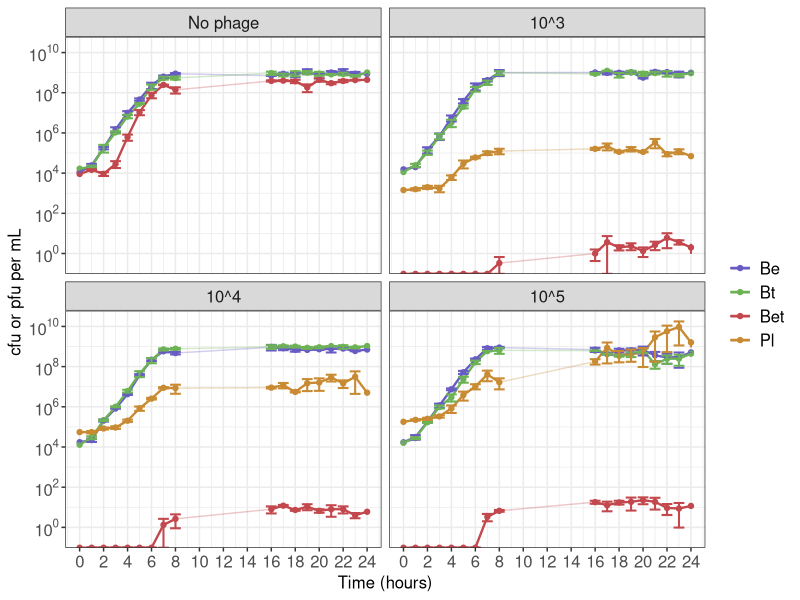
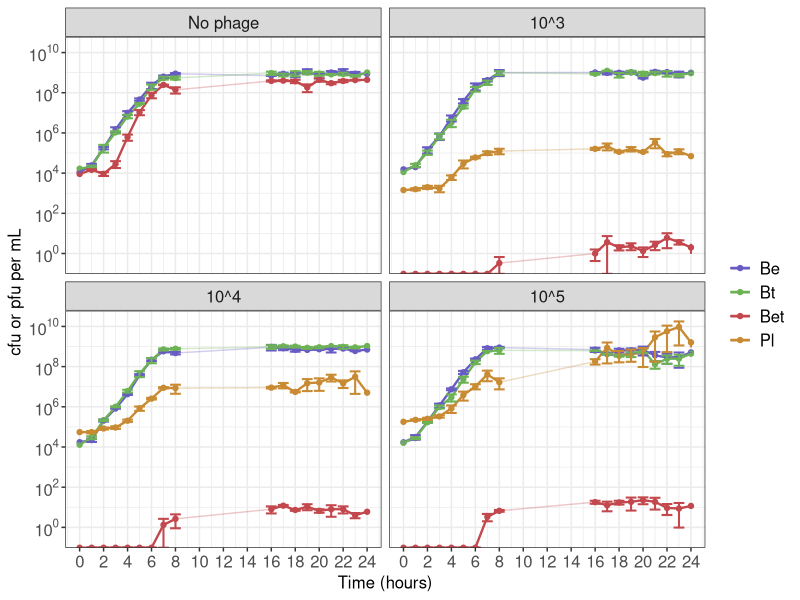

Recreate these plots in R, in order.

library(ggplot2)
library(scales)
library(dplyr)

"#8d57bf"
"#aca549"
"#944d61"
"#79a097"

data = read.csv(here::here("Lab", "Triculture", "summary.csv"))
data3 = read.csv(here::here("Lab", "Transduction", "summary_10_3.csv"))
data4 = read.csv(here::here("Lab", "Transduction", "summary_10_4.csv"))
data5 = read.csv(here::here("Lab", "Transduction", "summary_10_5.csv"))

data$Type = "No phage"
data3$Type = "10^3"
data4$Type = "10^4"
data5$Type = "10^5"

data_all = rbind(data, data3, data4, data5) %>%
  filter(Bacteria != "Total") %>%
  mutate(Bacteria=replace(Bacteria, Bacteria=="EryR", "Be")) %>%
  mutate(Bacteria=replace(Bacteria, Bacteria=="TetR", "Bt")) %>%
  mutate(Bacteria=replace(Bacteria, Bacteria=="DRP", "Bet")) %>%
  mutate(Bacteria=replace(Bacteria, Bacteria=="P", "Pl"))
  
data_all$Type = as.factor(data_all$Type)
data_all$Type = factor(data_all$Type, levels(data_all$Type)[c(4,1,2,3)])
data_all$Bacteria = as.factor(data_all$Bacteria)
data_all$Bacteria = factor(data_all$Bacteria, levels(data_all$Bacteria)[c(1,3,2,4)])


ggplot(data_all, aes(x=Time, y=Mean, colour=Bacteria))+
  geom_point(size = 1.5)+
  geom_line(alpha=0.3)+
  geom_line(data = data_all %>% filter(Time < 9), size = 0.8) +
  geom_line(data = data_all %>% filter(Time > 15), size = 0.8) +
  geom_errorbar(aes(x=Time, ymin=se_min, ymax=se_max), size = 0.7) +
  scale_x_continuous(limits=c(0,max(data$Time)), breaks=seq(0,max(data$Time),2))+
  scale_y_continuous(trans=log10_trans(),
                     breaks=trans_breaks("log10", function(x) 10^x),
                     labels=trans_format("log10", math_format(10^.x)))+
  labs(y = "cfu or pfu per mL", x = "Time (hours)", colour = "")+
  theme_bw() +
  facet_wrap(~Type) +
  scale_colour_manual(values=c("#685cc4","#6db356","#c2484d","#c88a33")) +
  theme(axis.text.x = element_text(size=12),
        axis.title.x = element_text(size=12),
        axis.text.y = element_text(size=12),
        axis.title.y = element_text(size=12),
        legend.text = element_text(size=12),
        strip.text.x = element_text(size=12))


ggsave("all_lab_data_wrap.png")
